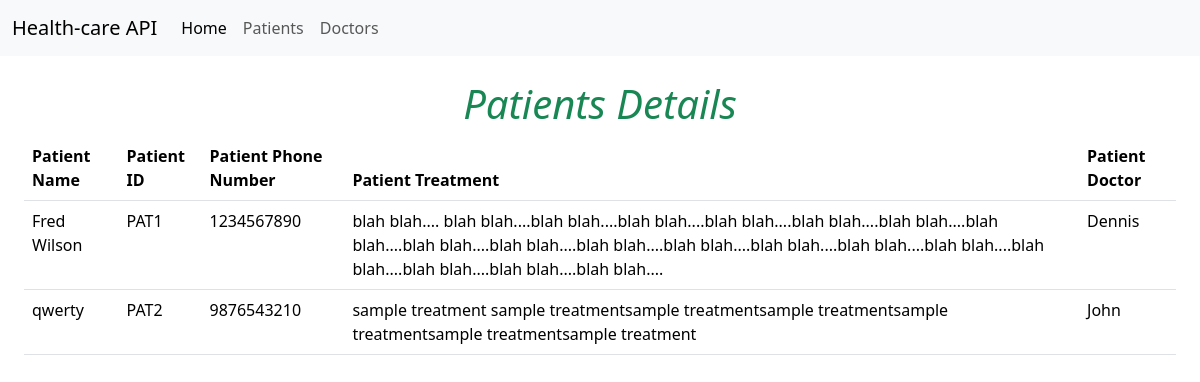
/patients/ (signed in), run on the app's committed database.
### healthcare_api_app/models.py (models this page shows)
class Patient(models.Model):
    Patient_Name=models.CharField(max_length=60)
    Patient_ID=models.CharField(max_length=4)
    Patient_Phone_No=models.IntegerField()
    Patient_Treatment=models.TextField()
    Patient_Doctor=models.CharField(max_length=60)

### healthcare_api_app/views.py (the view)
# urls.py: path('patients/',views.show_patients_view),
@login_required
def show_patients_view(request):
    factory = RequestFactory()
    internal_request = factory.get('/api/patients/')
    internal_request.user = request.user
    view = PatientViewSet.as_view({'get': 'list'})
    response = view(internal_request)
    if response.status_code == 200:
        if isinstance(response.data, dict) and 'results' in response.data:
            patient_data = response.data['results']
        else:
            patient_data = response.data
    else:
        patient_data = []
    return render(request, 'healthcare_api_app/patients_details.html', {'p_data': patient_data})

### templates/healthcare_api_app/patients_details.html
{% extends "healthcare_api_app/navbar.html" %} {% block body_block %}
<div class="m-4">
  <center>
    <p class="h1 text-success fst-italic">Patients Details</p>
    <table class="table">
      <thead>
        <th scope="col">Patient Name</th>
        <th scope="col">Patient ID</th>
        <th scope="col">Patient Phone Number</th>
        <th scope="col">Patient Treatment</th>
        <th scope="col">Patient Doctor</th>
      </thead>
      <tbody>
        {% for p in p_data %}
        <tr>
          <td>{{ p.Patient_Name }}</td>
          <td>{{ p.Patient_ID }}</td>
          <td>{{ p.Patient_Phone_No }}</td>
          <td>{{ p.Patient_Treatment }}</td>
          <td>{{ p.Patient_Doctor }}</td>
        </tr>
        {% endfor %}
      </tbody>
    </table>
  </center>
</div>
{% endblock %}

### templates/healthcare_api_app/navbar.html (shortened to what this page needs)
<!doctype html>
<html lang="en">
  <head>
    <link
      href="https://cdn.jsdelivr.net/npm/bootstrap@5.3.8/dist/css/bootstrap.min.css"
      rel="stylesheet"
    />
  </head>
  <body>
    <nav class="navbar navbar-expand-lg bg-body-tertiary">
      <div class="container-fluid">
        <a class="navbar-brand" href="/home/">Health-care API</a>
        <div class="collapse navbar-collapse" id="navbarNav">
          <ul class="navbar-nav">
            <li class="nav-item">
              <a class="nav-link active" aria-current="page" href="/home/"
                >Home</a
              >
            </li>
            <li class="nav-item">
              <a class="nav-link" href="/patients/">Patients</a>
            </li>
            <li class="nav-item">
              <a class="nav-link" href="/doctors/">Doctors</a>
            </li>
          </ul>
        </div>
      </div>
    </nav>
    {% block body_block %} {% endblock %}
  </body>
</html>

### data on the page
Patient: Patient_Name "Fred Wilson", Patient_ID "PAT1", Patient_Treatment "blah blah.... blah blah....blah blah....blah blah....blah blah....blah blah....blah blah....blah blah....blah blah....blah blah....blah blah....blah blah....blah blah....blah blah....blah blah....blah blah....blah blah....blah blah....blah blah....", Patient_Doctor "Dennis"
Patient: Patient_Name "qwerty", Patient_ID "PAT2", Patient_Treatment "sample treatment sample treatmentsample treatmentsample treatmentsample treatmentsample treatmentsample treatment", Patient_Doctor "John"

### other printed values
{{ p.Patient_Phone_No }} "1234567890" "9876543210"
